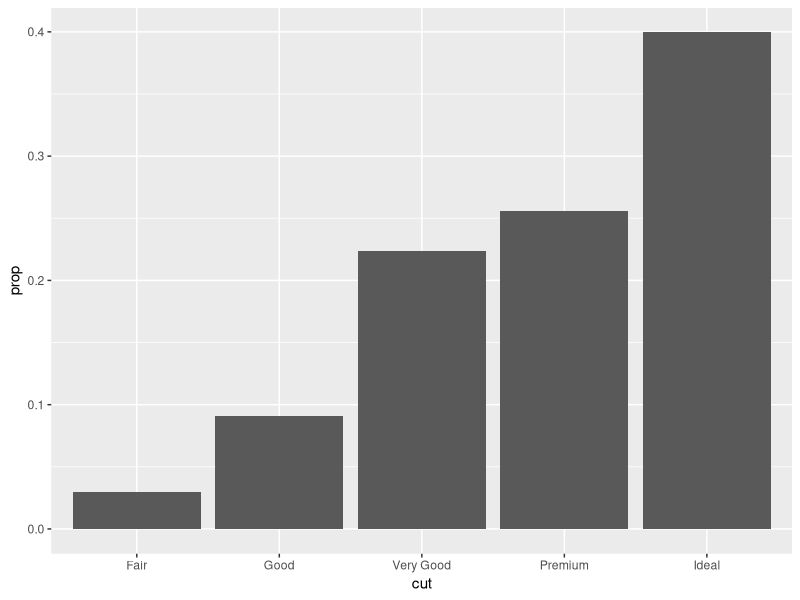
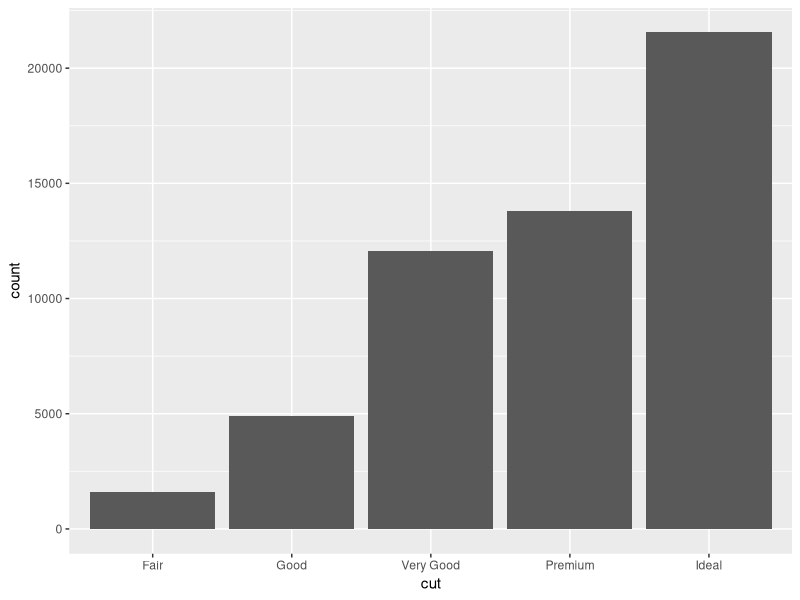
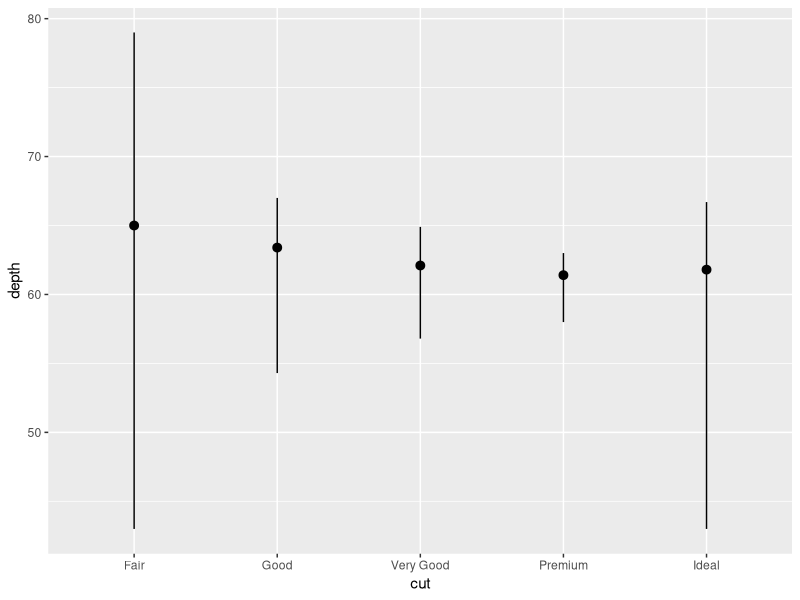
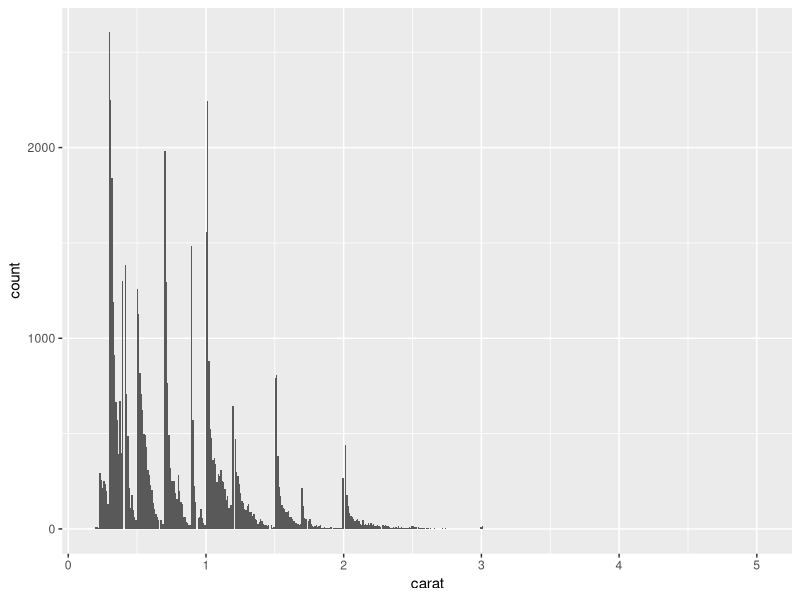
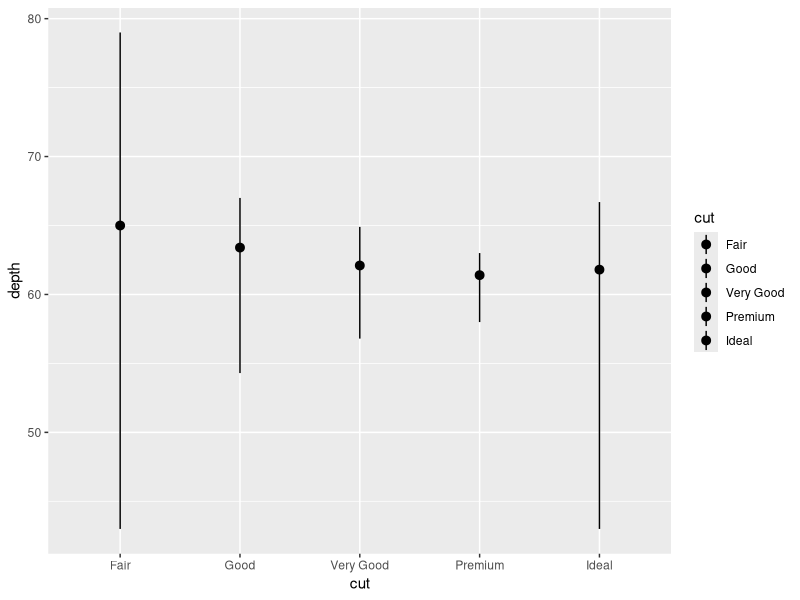
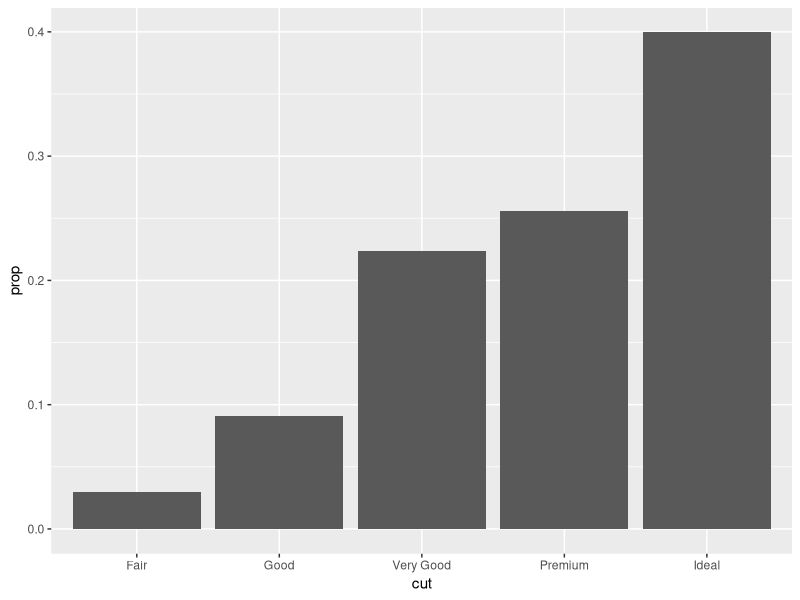
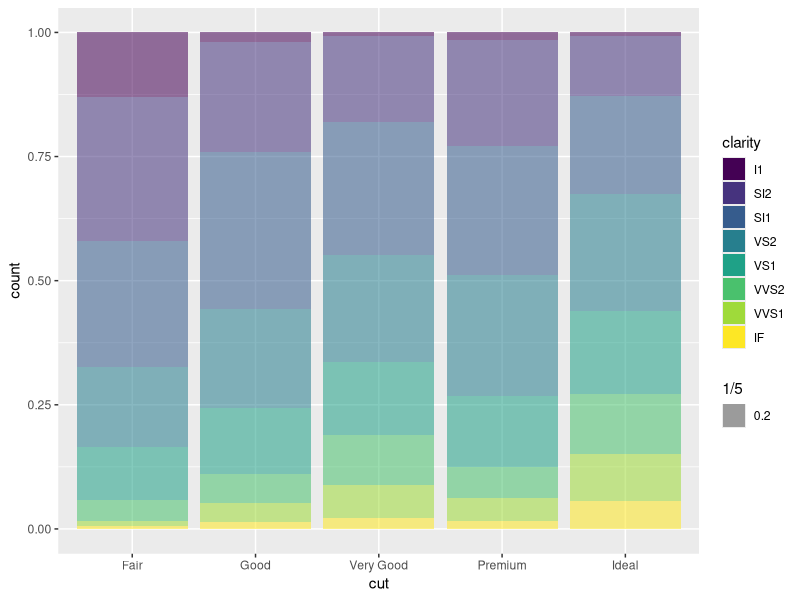
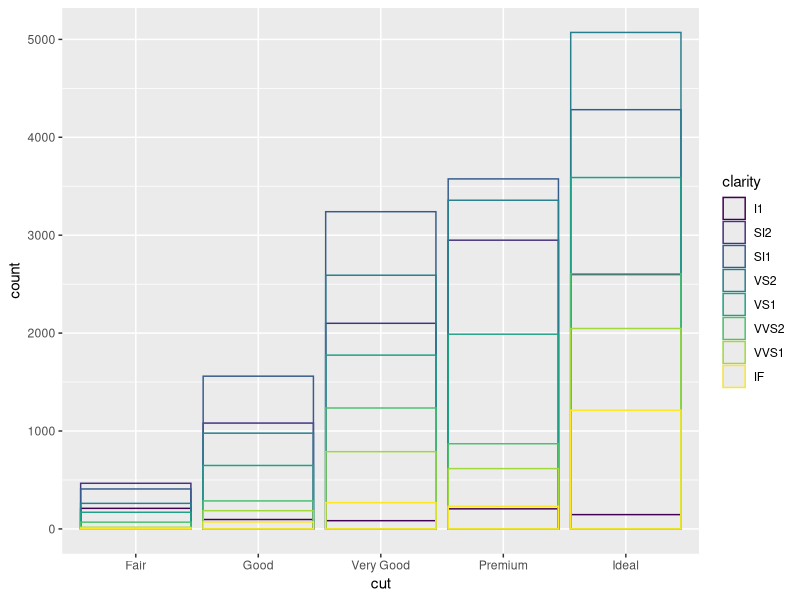

These figures' R source, in order: (Note: this script raises an error after producing the figures.)
getwd()
library(tidyverse)
ggplot2::diamonds
view(diamonds)

ggplot(diamonds, aes(cut, stat(prop), group = 1)) + #convert the graph in percentage
  geom_bar()


ggplot(diamonds) +
  stat_count(mapping = aes(cut))

ggplot(diamonds) +
  stat_summary(mapping = aes(cut, depth),
               fun.min = min,
               fun.max = max,
               fun= median)

ggplot(diamonds, aes(carat)) +
  geom_histogram(bins = 500) #bandwidth

ggplot(diamonds) +
  geom_pointrange(mapping = aes(cut, depth, fill = cut ),
                  fun.min = min,
                  fun.max = max,
                  fun = median,
                  stat = "summary") #stat is necessary, as default is identity, we need summary of the data

ggplot(diamonds, aes(cut, stat(prop), group = 1)) + #can try what if exclude group = 1
  geom_bar(aes(fill = cut))

ggplot(diamonds) +
  geom_bar(aes(cut, fill = clarity, alpha = 1/5),
           position = "fill")

ggplot(diamonds, aes(cut, colour = clarity)) +
  geom_bar(fill = NA, position = "identity")

ggplot(diamonds, aes(cut, fill = clarity)) +
  geom_bar(alpha = 0.5
           , position = "fill") # position "fill", makes the height the same

ggplot(diamonds, aes(cut, fill = clarity)) +
  geom_bar(alpha = 0.5
           , position = "dodge")

ggplot(diamonds, aes(cut, fill = clarity)) +
  geom_bar(position = "fill")

#coordinate sys
ggplot(mpg, aes(class, hwy)) +
  geom_boxplot()+
  coord_flip() #flip x&y

#coord_polar
ggplot2::diamonds

bar <- ggplot(diamonds) +
  geom_bar(
    aes(cut, fill = cut),
    show.legend = FALSE,
    width = 1) +
  labs(x = NULL, y = NULL)+
  theme(aspect.ratio = 1)

bar+coord_map()

bar1 <- bar + coord_flip() + labs(title = "Bar")
bar2 <- bar + coord_polar() + labs(title = "Polar") #coord_polar

library(gridExtra)
grid.arrange(bar1, bar2, ncol=2)

unfixed <- ggplot(data = mpg, mapping = aes(x = cty, y = hwy)) +
  geom_point() + 
  geom_abline() +
  labs(title = "UNFIXED")


fixed <- ggplot(data = mpg, mapping = aes(x = cty, y = hwy)) +
  geom_point() + 
  geom_abline() +
  coord_fixed(ratio = 1) + #fixed the ratio of x+y axis
  labs(title = "FIXED,ratio=1")

grid.arrange(unfixed, fixed, ncol=2)
ggsave("unfixed vs fixed.pdf",
       plot = grid.arrange(unfixed, fixed, ncol=2))


ggplot2::diamonds
ggplot(diamonds, aes(cut, fill = cut)) +
  stat_count(show.legend = F)+
  labs(x=NULL, y=NULL)+
  coord_flip()






